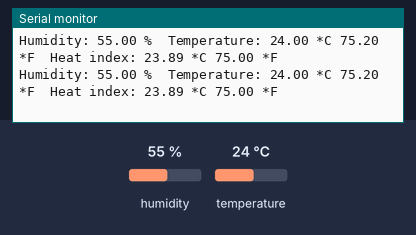
Bench run of a sketch on a simulated Arduino Uno, built with avr-gcc and run on an emulated ATmega328P. Parts: the last lines printed to the serial monitor. Wiring (inferred from the names in the program): DHT11 sensor: data pin 2. The test bench sets the inputs (shaded band); at power-on: humidity 55 %, temperature 24 °C.

Above: at 5.3 s.
5.4 s: humidity set to 22 %
At 8.3 s:
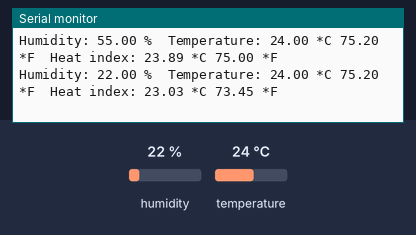
8.8 s: temperature set to 12 °C
At 9.7 s:
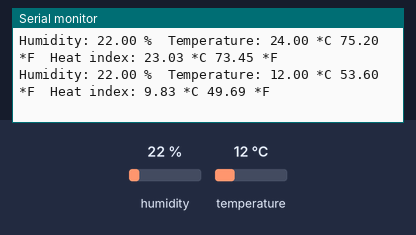
12.2 s: humidity set to 40 %
At 14.7 s:
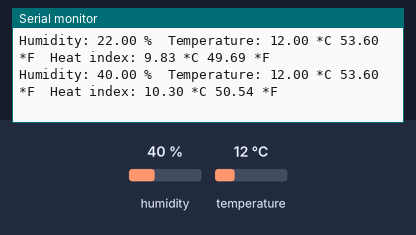
Timing chart, 0 to 16.2 s (numbered marks = the images above; inputs shaded):
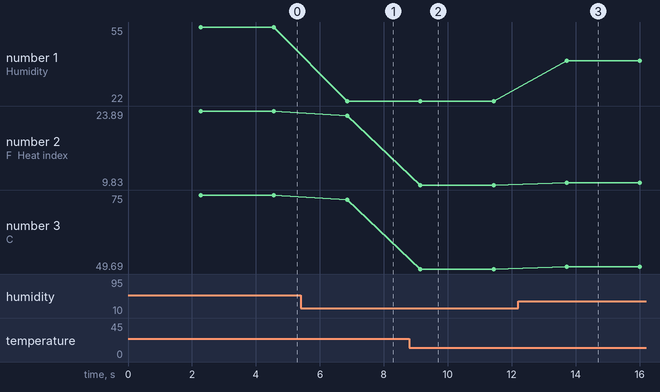

Measured:
- after the input at 5.4 s, the serial monitor: prints a new line after 1.5 s (image 1)
- after the input at 8.8 s, the serial monitor: prints a new line after 0.34 s (image 2)
- after the input at 12.2 s, the serial monitor: prints a new line after 1.5 s (image 3)
- plotted number 1: 55 → 22 after the input at 5.4 s, 22 → 40 after the input at 12.2 s
- plotted number 2: 23.89 → 23.03 after the input at 5.4 s, 23.03 → 9.83 after the input at 8.8 s, 9.83 → 10.3 after the input at 12.2 s
- plotted number 3: 75 → 73.45 after the input at 5.4 s, 73.45 → 49.69 after the input at 8.8 s, 49.69 → 50.54 after the input at 12.2 s

The sketch:

main.ino
```cpp
#include "DHT.h"

#define DHTPIN 2     // what digital pin we're connected to
#define DHTTYPE DHT11   // DHT 11

DHT dht(DHTPIN, DHTTYPE);

void setup() {
  Serial.begin(9600);
  dht.begin();
}

void loop() {
  // Wait a few seconds between measurements.
  delay(2000);

  // Reading temperature or humidity takes about 250 milliseconds!
  // Sensor readings may also be up to 2 seconds 'old' (its a very slow sensor)
  float h = dht.readHumidity();
  // Read temperature as Celsius (the default)
  float t = dht.readTemperature();
  // Read temperature as Fahrenheit (isFahrenheit = true)
  float f = dht.readTemperature(true);

  // Check if any reads failed and exit early (to try again).
  if (isnan(h) || isnan(t) || isnan(f)) {
    Serial.println("Failed to read from DHT sensor!");
    return;
  }

  // Compute heat index in Fahrenheit (the default)
  float hif = dht.computeHeatIndex(f, h);
  // Compute heat index in Celsius (isFahreheit = false)
  float hic = dht.computeHeatIndex(t, h, false);

  Serial.print("Humidity: ");
  Serial.print(h);
  Serial.print(" %\t");
  Serial.print("Temperature: ");
  Serial.print(t);
  Serial.print(" *C ");
  Serial.print(f);
  Serial.print(" *F\t");
  Serial.print("Heat index: ");
  Serial.print(hic);
  Serial.print(" *C ");
  Serial.print(hif);
  Serial.println(" *F");
}
```

DHT.h
```cpp
// (licence header left out)
#ifndef DHT_H
#define DHT_H

#if ARDUINO >= 100
 #include "Arduino.h"
#else
 #include "WProgram.h"
#endif


// Uncomment to enable printing out nice debug messages.
//#define DHT_DEBUG

// Define where debug output will be printed.
#define DEBUG_PRINTER Serial

// Setup debug printing macros.
#ifdef DHT_DEBUG
  #define DEBUG_PRINT(...) { DEBUG_PRINTER.print(__VA_ARGS__); }
  #define DEBUG_PRINTLN(...) { DEBUG_PRINTER.println(__VA_ARGS__); }
#else
  #define DEBUG_PRINT(...) {}
  #define DEBUG_PRINTLN(...) {}
#endif

// Define types of sensors.
#define DHT11 11
#define DHT22 22
#define DHT21 21
#define AM2301 21


class DHT {
  public:
   DHT(uint8_t pin, uint8_t type, uint8_t count=6);
   void begin(void);
   float readTemperature(bool S=false, bool force=false);
   float convertCtoF(float);
   float convertFtoC(float);
   float computeHeatIndex(float temperature, float percentHumidity, bool isFahrenheit=true);
   float readHumidity(bool force=false);
   boolean read(bool force=false);

 private:
  uint8_t data[5];
  uint8_t _pin, _type;
  #ifdef __AVR
    // Use direct GPIO access on an 8-bit AVR so keep track of the port and bitmask
    // for the digital pin connected to the DHT.  Other platforms will use digitalRead.
    uint8_t _bit, _port;
  #endif
  uint32_t _lastreadtime, _maxcycles;
  bool _lastresult;

  uint32_t expectPulse(bool level);

};

class InterruptLock {
  public:
   InterruptLock() {
    noInterrupts();
   }
   ~InterruptLock() {
    interrupts();
   }

};

#endif
```
